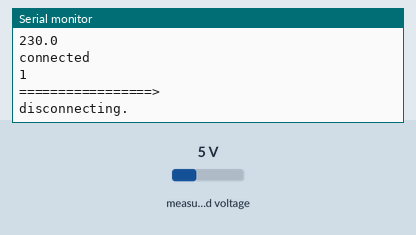
Recording of a sketch running on a simulated Arduino Uno, built with avr-gcc and run on an emulated ATmega328P. On the bench: the last lines printed to the serial monitor. The inputs (shaded band) are chosen by the test bench; at power-on: measured voltage 5 V. WiFi joins after 1.5 s; servers stay silent unless stated.

Above: at 2.7 s.
2.8 s: measured voltage set to 0.3 V
At 9.22 s:
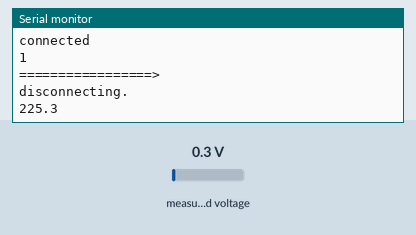
10.3 s: measured voltage set to 3.8 V
At 16.94 s:
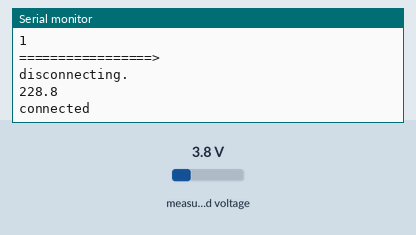
Timing chart, 0 to 18.4 s (numbered marks = the images above; inputs shaded):
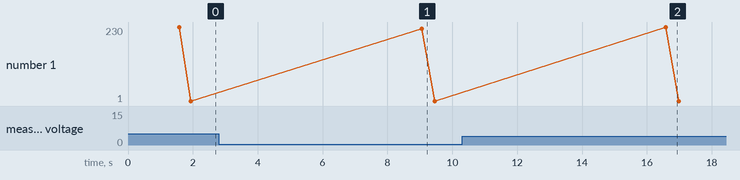

The sketch:

Pzem_eth_POST.ino
```cpp
#include <UIPEthernet.h> // Used for Ethernet
#include <SPI.h>
#include <SoftwareSerial.h>
#include "PZEM004T.h"

PZEM004T pzem(3,2);
IPAddress pzip(192,168,1,1);

byte mac[] = { 0x00, 0xAA, 0xBB, 0xCC, 0xDE, 0x01 }; // RESERVED MAC ADDRESS
EthernetClient client;
char serverName[] = "framecase.tula.su";


// **** ETHERNET SETTING ****
//byte mac[] = { 0x90, 0xA2, 0xDA, 0x0D, 0x78, 0xEE  };
IPAddress ip(10, 10, 10, 243);
IPAddress mydns(10,10,10,1);
IPAddress mygw(10,10,10,1);
IPAddress subnet(255,255,255,0);

void setup() {
	Serial.begin(9600);

  pzem.setAddress(pzip);

	if (!Ethernet.begin(mac) ) {
		Serial.println("Failed to configure Ethernet using DHCP");
    Ethernet.begin(mac, ip,mydns,mygw,subnet);

	}
  //Ethernet.begin(mac, ip);
  Serial.print("ip-");
  Serial.println( Ethernet.localIP());
  Serial.print("Subnet mask-");
  Serial.println( Ethernet.subnetMask());
  Serial.print("Gateway-");
  Serial.println( Ethernet.gatewayIP());
  Serial.print("DNS-");
  Serial.println( Ethernet.dnsServerIP());

}

void loop(){

  sendPOST();
  delay(7000); // WAIT   BEFORE SENDING AGAIN
}


void sendPOST() //client function to send/receive GET request data.
{
    String current_pzem = Pzem();
    Serial.println(current_pzem);

   if(current_pzem.length()>=0){
       if (client.connect(serverName,8080)>=0) { // REPLACE WITH YOUR SERVER ADDRESS
          Serial.println("connected");
          Serial.println(client.connect(serverName,8080));
          Serial.println("=================>");
          client.println("POST /v1/upload/voltage/?token={token} HTTP/1.1");
          client.println("Host: framecase.tula.su"); // SERVER ADDRESS HERE TOO
          client.println("Content-Type: text/plain;");
          client.print("Content-Length: ");
          client.println(current_pzem.length());
          client.println();
          client.print(current_pzem);
          Serial.println("disconnecting.");
          client.stop(); //stop client

          }
       else {
          Serial.println("connection failed"); //error message if no client connect
       }
        //Serial.println("len str voltage"); //error message if no client connect
        delay(100);
   }

}

String Pzem(){
  String volt;
  int ivoltage;
  float v = pzem.voltage(pzip);
  //Serial.print(v);Serial.print("V; ");
  if (v <= 0.0){
     volt="0.00";
  }
  else {
    ivoltage = v*10;
    volt = String(ivoltage/10, DEC);
    volt += ".";
    volt += String(ivoltage%10, DEC);
    //Serial.print(currency);
    //Serial.println();
  }
  return volt;
 }
```

Measured:
- after the input at 2.8 s, the serial monitor: prints a new line after 6.3 s (image 1)
- after the input at 10.3 s, the serial monitor: prints a new line after 6.3 s (image 2)
